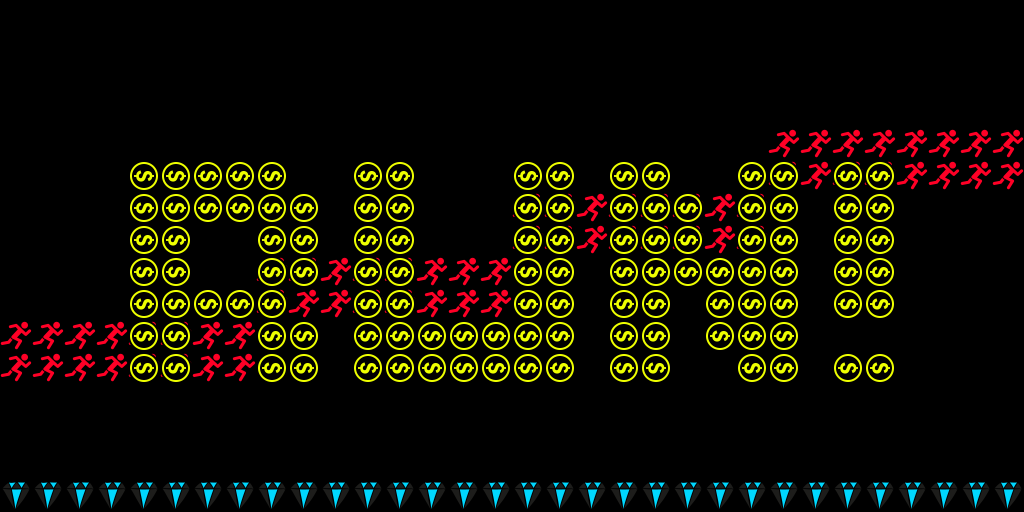

A 2D game scene composited from a Tiled map and its tileset images. What follows is a short description and the map's XML, with each tile layer's data collapsed to a summary:
An orthogonal 32x16 tile map with 32x32 px tiles, 4 tile layers (food, boosters, items, coins).

<map version="1.0" orientation="orthogonal" renderorder="right-down" width="32" height="16" tilewidth="32" tileheight="32" nextobjectid="1">
 <tileset firstgid="1" name="tileset" tilewidth="32" tileheight="32">
  <image source="tileset.png" width="512" height="512" />
 </tileset>
 <layer name="food" width="32" height="16">
  <data>[512 cells, 64 non-empty, 1 distinct tile ids]</data>
 </layer>
 <layer name="boosters" width="32" height="16">
  <data>[512 cells, 64 non-empty, 1 distinct tile ids]</data>
 </layer>
 <layer name="items" width="32" height="16">
  <data>[512 cells, 32 non-empty, 1 distinct tile ids]</data>
 </layer>
 <layer name="coins" width="32" height="16">
  <data>[512 cells, 112 non-empty, 1 distinct tile ids]</data>
 </layer>
</map>